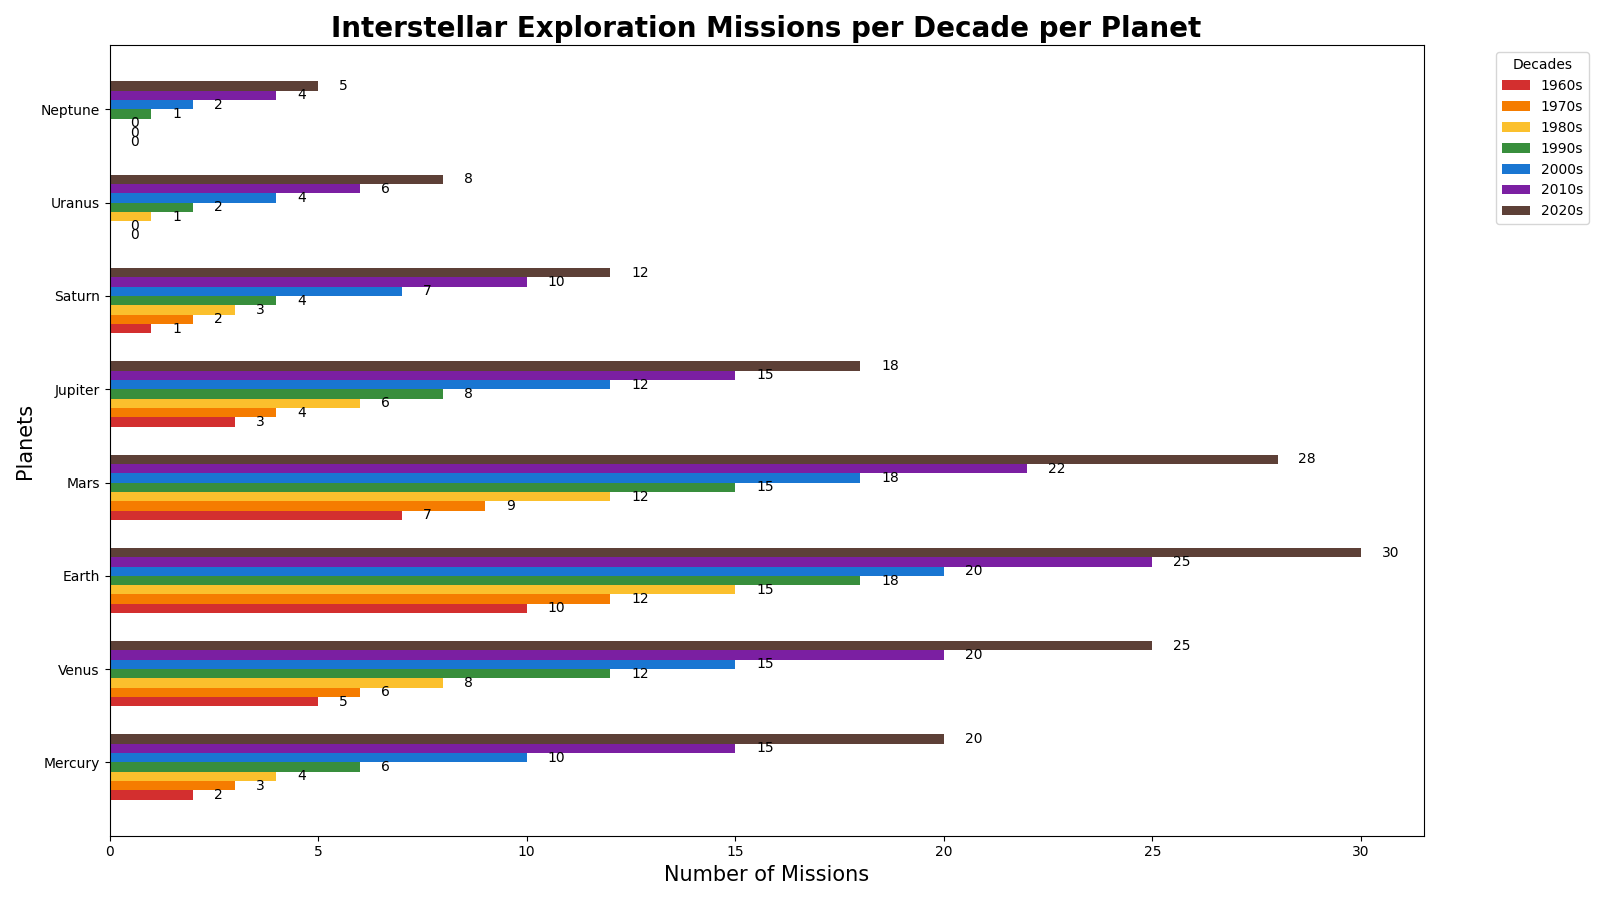

Write Python code to recreate this figure.
import matplotlib.pyplot as plt
import numpy as np

decades = ['1960s', '1970s', '1980s', '1990s', '2000s', '2010s', '2020s']
planets = ['Mercury', 'Venus', 'Earth', 'Mars', 'Jupiter', 'Saturn', 'Uranus', 'Neptune']
missions = np.array([
    [2, 5, 10, 7, 3, 1, 0, 0],
    [3, 6, 12, 9, 4, 2, 0, 0],
    [4, 8, 15, 12, 6, 3, 1, 0],
    [6, 12, 18, 15, 8, 4, 2, 1],
    [10, 15, 20, 18, 12, 7, 4, 2],
    [15, 20, 25, 22, 15, 10, 6, 4],
    [20, 25, 30, 28, 18, 12, 8, 5]
])

fig, ax = plt.subplots(figsize=(16, 9))
colors = ['#d32f2f', '#f57c00', '#fbc02d', '#388e3c', '#1976d2', '#7b1fa2', '#5d4037', '#607d8b']
bar_height = 0.10
indices = np.arange(len(planets))

for i, decade in enumerate(decades):
    ax.barh(indices + i * bar_height, missions[i], bar_height, label=decade, color=colors[i % len(colors)])

ax.set_title('Interstellar Exploration Missions per Decade per Planet', fontsize=20, fontweight='bold')
ax.set_xlabel('Number of Missions', fontsize=15)
ax.set_ylabel('Planets', fontsize=15)
ax.set_yticks(indices + 3.5 * bar_height)
ax.set_yticklabels(planets)

ax.legend(title='Decades', bbox_to_anchor=(1.05, 1), loc='upper left')

for i in range(len(planets)):
    for j in range(len(decades)):
        ax.text(missions[j, i] + 0.5, i + j * bar_height, f'{missions[j, i]}', va='center', ha='left', fontsize=10, color='black')

plt.tight_layout()
plt.show()
